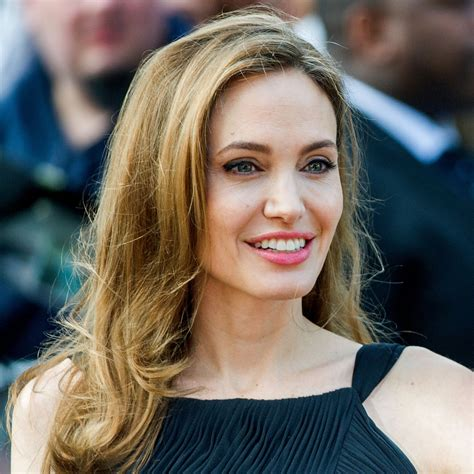
#> input picture Face-Recognition Proyect/Dataset/Angelina Jolie/Angelina_Jolie_28.jpg, 474 x 474 px, given in place of the camera
$ python Captura.py
#> lines starting #> are read from the running program, lines starting #| are printed output that depends on the picture; after the words box and inside, x2 and y2 are one past the last pixel; in counts of white or black regions, pixels touching at a corner belong together
import os
import cv2

# 1. Configuración inicial
nombre_persona = 'MarioRios'
path_datos = 'dataset' # Carpeta donde se guardarán las fotos
path_completo = os.path.join(path_datos, nombre_persona)

if not os.path.exists(path_completo):
    print(f'Carpeta creada: {path_completo}')
    os.makedirs(path_completo)

# 2. Cargar el clasificador de rostros (Haar Cascade)
face_cascade = cv2.CascadeClassifier(cv2.data.haarcascades + 'haarcascade_frontalface_default.xml')

# 3. Iniciar la captura de video
cap = cv2.VideoCapture(0)
count = 0

print("Capturando rostro... Presiona 'q' para salir antes de tiempo.")

while True:
    ret, frame = cap.read()
#> frame is the input picture: shape (474, 474, 3); mean B, G, R 97.4, 105.4, 111.3
    if not ret: break

    # Convertir a escala de grises para que el algoritmo trabaje mejor
    gray = cv2.cvtColor(frame, cv2.COLOR_BGR2GRAY)
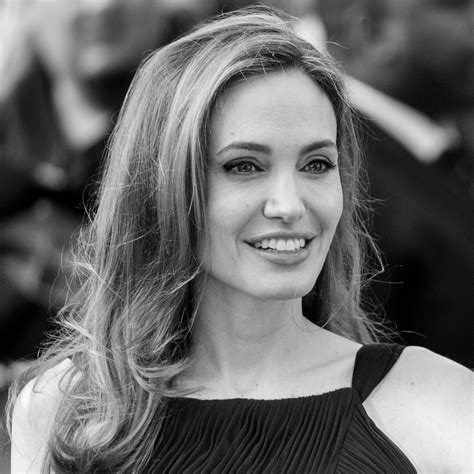
#> gray: shape (474, 474); min 0, max 254, mean 106.3

    # Detectar rostros
    faces = face_cascade.detectMultiScale(gray, 1.3, 5)
#> faces = [[178, 85, 208, 208]]

    for (x, y, w, h) in faces:
        # Dibujar un rectángulo en el rostro (opcional, para visualización)
        cv2.rectangle(frame, (x, y), (x + w, y + h), (0, 255, 0), 2)

        # Recortar el rostro y redimensionarlo (ej. 60x60 píxeles)
        rostro_recortado = frame[y:y + h, x:x + w]
        rostro_recortado = cv2.resize(rostro_recortado, (60, 60), interpolation=cv2.INTER_CUBIC)

        # Guardar la imagen
        cv2.imwrite(f'{path_completo}/rostro_{count}.jpg', rostro_recortado)
        count += 1
#> this loop made 1 pass
#> (x, y, w, h, count) on pass 1: (178, 85, 208, 208, 1)
#> pass 1, `rostro_recortado = frame[y:y + h, x:x + w]`:
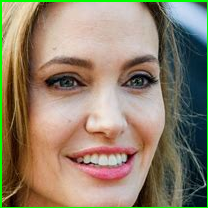
#> rostro_recortado: shape (208, 208, 3); mean B, G, R 108.3, 130.1, 144
#> pass 1, `rostro_recortado = cv2.resize(rostro_recortado, (60, 60), interpolatio..`:
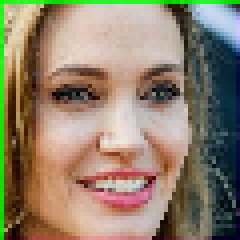
#> rostro_recortado: shape (60, 60, 3) (shown 4 times larger); mean B, G, R 108.5, 128.7, 143.9
#> after the loop:
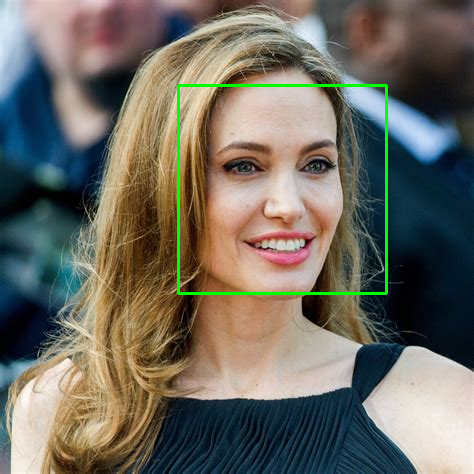
#> frame: shape (474, 474, 3); 1.11% of pixels changed, all inside (x1, y1, x2, y2) = (177, 84, 388, 295)
#> after the loop, count = 1

    # Mostrar el video en vivo
    cv2.imshow('Creando Dataset', frame)

    # Detener si llegamos a 100 fotos o si presionamos 'q'
    k = cv2.waitKey(1)
#> (key q is pressed here)
    if k == ord('q') or count >= 100:
        break

print(f"Dataset finalizado. Se guardaron {count} imágenes en {path_completo}")
#| Dataset finalizado. Se guardaron 1 imágenes en dataset/MarioRios
cap.release()
cv2.destroyAllWindows()

$ run again, on Face-Recognition Proyect/Dataset/Angelina Jolie/Angelina_Jolie_29.jpg
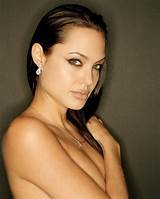
#> input picture Face-Recognition Proyect/Dataset/Angelina Jolie/Angelina_Jolie_29.jpg, 160 x 199 px, given in place of the camera
#> frame is the input picture: shape (199, 160, 3); mean B, G, R 67.6, 98.1, 125.9
#> `gray = cv2.cvtColor(frame, cv2.COLOR_BGR2GRAY)`:
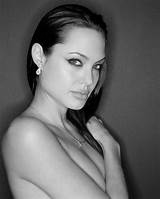
#> gray: shape (199, 160); min 0, max 249, mean 102.9
#> faces = [[46, 33, 81, 81]]
#> the loop `for (x, y, w, h) in faces:` made 1 pass
#> (x, y, w, h, count) on pass 1: (46, 33, 81, 81, 1)
#> after the loop `for (x, y, w, h) in faces:`:
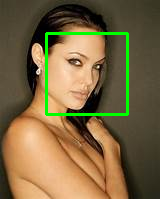
#> frame: shape (199, 160, 3); 3.04% of pixels changed, all inside (x1, y1, x2, y2) = (45, 32, 129, 116)
#> after the loop `for (x, y, w, h) in faces:`: count = 1
#| Dataset finalizado. Se guardaron 1 imágenes en dataset/MarioRios

$ run again, on Face-Recognition Proyect/Dataset/Angelina Jolie/Angelina_Jolie_3.jpg
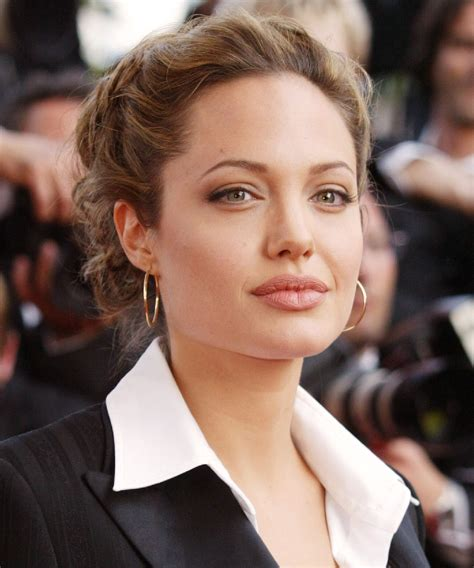
#> input picture Face-Recognition Proyect/Dataset/Angelina Jolie/Angelina_Jolie_3.jpg, 474 x 568 px, given in place of the camera
#> frame is the input picture: shape (568, 474, 3); mean B, G, R 94.3, 104, 128.7
#> `gray = cv2.cvtColor(frame, cv2.COLOR_BGR2GRAY)`:
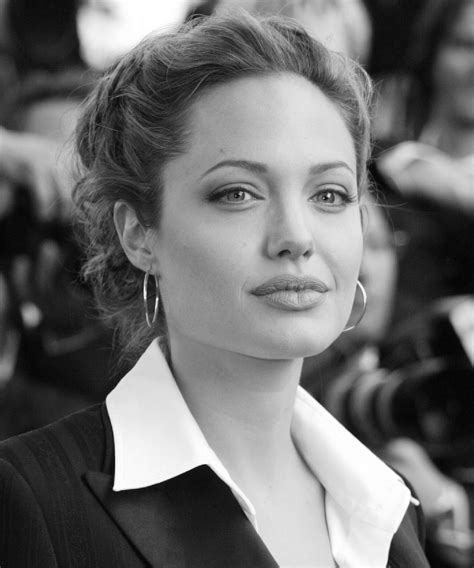
#> gray: shape (568, 474); min 1, max 255, mean 110.3
#> faces = [[168, 99, 243, 243]]
#> the loop `for (x, y, w, h) in faces:` made 1 pass
#> (x, y, w, h, count) on pass 1: (168, 99, 243, 243, 1)
#> after the loop `for (x, y, w, h) in faces:`:
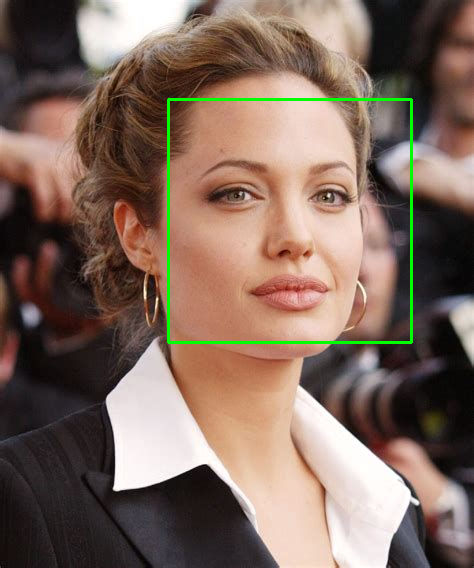
#> frame: shape (568, 474, 3); 1.08% of pixels changed, all inside (x1, y1, x2, y2) = (167, 98, 413, 344)
#> after the loop `for (x, y, w, h) in faces:`: count = 1
#| Dataset finalizado. Se guardaron 1 imágenes en dataset/MarioRios

$ run again, on Face-Recognition Proyect/Dataset/Angelina Jolie/Angelina_Jolie_51.jpg
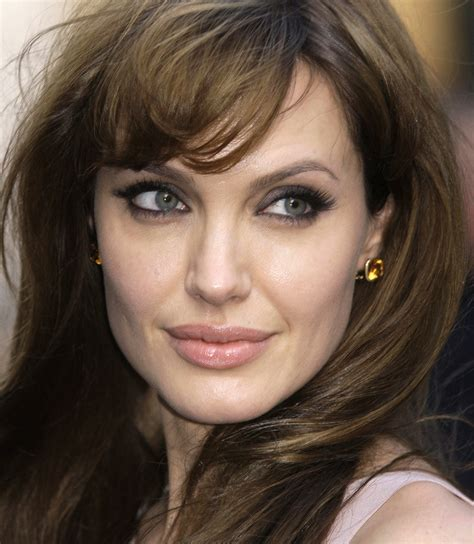
#> input picture Face-Recognition Proyect/Dataset/Angelina Jolie/Angelina_Jolie_51.jpg, 474 x 544 px, given in place of the camera
#> frame is the input picture: shape (544, 474, 3); mean B, G, R 69.5, 82.8, 101.6
#> `gray = cv2.cvtColor(frame, cv2.COLOR_BGR2GRAY)`:
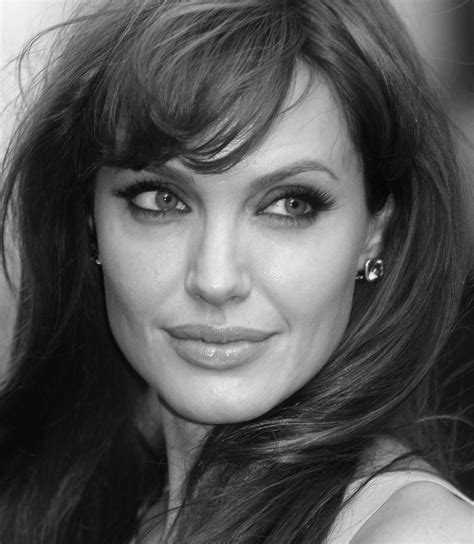
#> gray: shape (544, 474); min 1, max 253, mean 86.9
#> faces = [[52, 77, 344, 344]]
#> the loop `for (x, y, w, h) in faces:` made 1 pass
#> (x, y, w, h, count) on pass 1: (52, 77, 344, 344, 1)
#> after the loop `for (x, y, w, h) in faces:`:
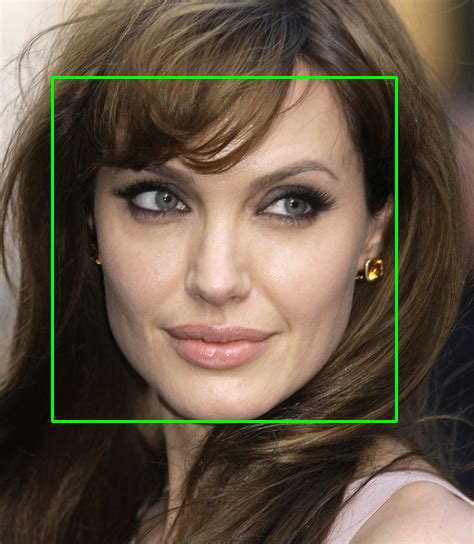
#> frame: shape (544, 474, 3); 1.6% of pixels changed, all inside (x1, y1, x2, y2) = (51, 76, 398, 423)
#> after the loop `for (x, y, w, h) in faces:`: count = 1
#| Dataset finalizado. Se guardaron 1 imágenes en dataset/MarioRios
